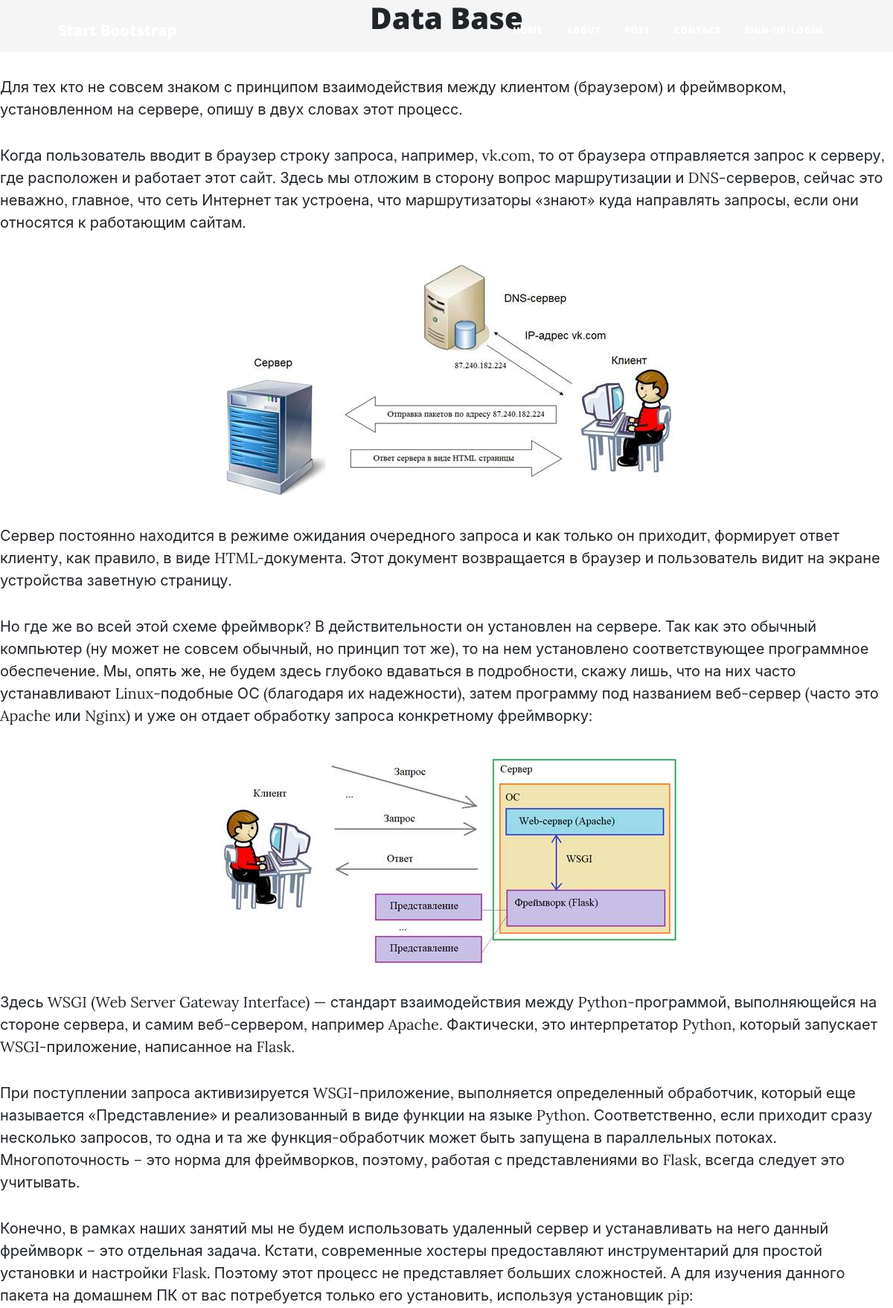
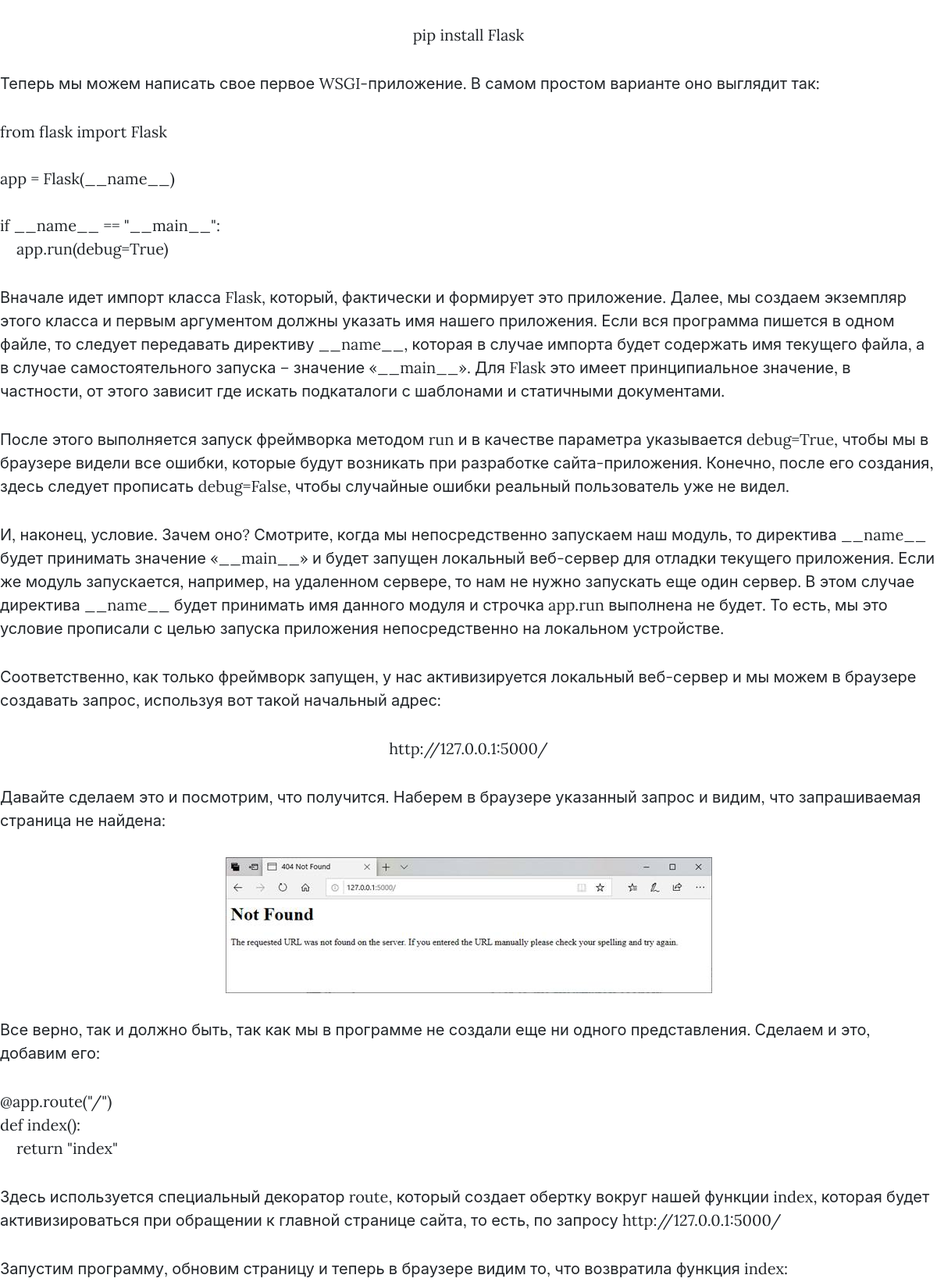
Screenshot of /post/ddata_base (upper part) with the database file from the repository (2 pictures, top to bottom).
### tables this page shows
CREATE TABLE mainmenu (
id integer PRIMARY KEY AUTOINCREMENT,
title text NOT NULL,
url text NOT NULL
);

CREATE TABLE posts (
id integer PRIMARY KEY AUTOINCREMENT,
title text NOT NULL,
text text NOT NULL,
url text NOT NULL,
time integer NOT NULL
);

### main.py (the view)
@app.route("/post/<alias>")
def showPost(alias):
    title, post = data_base.getPost(alias)
    if not title:
        abort(404)
    return render_template('post_id.html', menu=data_base.getMenu(), title=title, post=post)

### FDataBase.py (called while the page is built)
    def getMenu(self):
        sql = '''SELECT * FROM mainmenu'''  # all data is got
        try:
            self.__cursor.execute(sql)
            result = self.__cursor.fetchall()
            if result:
                return result
        except:
            print("Data-base fetching error")
        return []  # for case of any exception empty list will be returned

    def getPost(self, alias):
        try:
            self.__cursor.execute(f'SELECT title, text FROM posts WHERE url LIKE "{alias}" LIMIT 1')
            result = self.__cursor.fetchone()
            if result:
                return result
        except sqlite3.Error as e:
            print("I could not get a post from DB, sorry :(" + str(e))
        return False, False

### main.py (called while the page is built)
def connect_db():
    connection_db = sqlite3.connect(app.config['DATABASE'])
    connection_db.row_factory = sqlite3.Row
    return connection_db

def get_db():
    if not hasattr(g, 'link_db'):
        g.link_db = connect_db()
    return g.link_db

@app.before_request
def before_request():
    global data_base
    db = get_db()
    data_base = FDataBase(db)

@app.teardown_appcontext
def close_bd(error):
    if hasattr(g, 'link_db'):
        g.link_db.close()

### templates/post_id.html (shortened to what this page needs)
{% extends 'base.html' %}
{% block head %}
    {{ super() }}
{% endblock %}
{% block content %}
        {{ super() }}
        <header style="background-color: #f5f5f5; height: 70px; text-align: center;">
            <div class="container">
                <h1>{{ title }}</h1>
            </div>
        </header>
        <p>{{ post | safe }}<p>
{% endblock %}

### templates/base.html (shortened to what this page needs)
<!DOCTYPE html>
<html lang="en">
    <head>
        {% block head -%}
            <link href="static/css/styles.css" rel="stylesheet" />
        {% endblock %}
    </head>
    <body>
    {% block content -%}
        <nav class="navbar navbar-expand-lg navbar-light" id="mainNav">
            <div class="container px-4 px-lg-5">
                <a class="navbar-brand" href="index.html">Start Bootstrap</a>
                <div class="collapse navbar-collapse" id="navbarResponsive">
                    <ul class="navbar-nav ms-auto py-4 py-lg-0">
                        {% for m in menu %}
                        <li class="nav-item"><a class="nav-link px-lg-3 py-3 py-lg-4" href="{{ m.url }}">{{m.title}}</a></li>
                        {% endfor %}
                    </ul>
                </div>
            </div>
        </nav>
    {% endblock -%}
    </body>>
</html>

### rows the page displays
mainmenu: title "HOME"
posts: text "Для тех кто не совсем знаком с принципом взаимодействия между клиентом (браузером) и фреймворком, установленном на сервере, опишу в двух словах этот процесс. Когда пользователь вводит в браузер строку запроса, например, vk.com, то от браузера отправляется запрос к серверу, где расположен и работает этот сайт. Здесь мы отложим в сторону вопрос маршрутизации и DNS-серверов, сейчас это неважно, главное, что сеть Интернет так устроена, что маршрутизаторы «знают» куда направлять запросы, если они относятся к работающим сайтам. Сервер постоянно находится в режиме ожидания очередного запроса и как только он приходит, формирует ответ клиенту, как правило, в виде HTML-документа. Этот документ…", text (picture)
